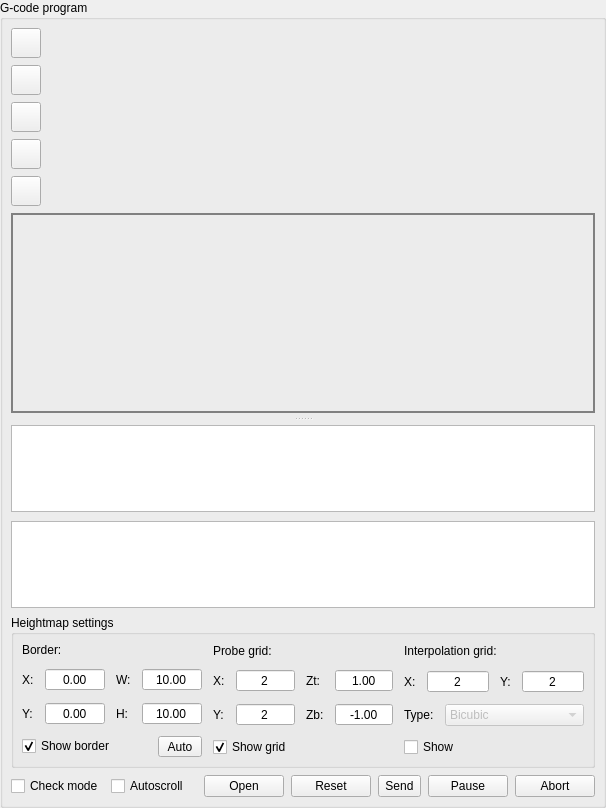
     <widget class="QGroupBox" name="grpProgram">
      <property name="title">
       <string>G-code program</string>
      </property>
      <property name="flat">
       <bool>false</bool>
      </property>
      <layout class="QVBoxLayout" name="verticalLayout_17" stretch="0,0,0,0,0,1,0,0">
       <property name="spacing">
        <number>7</number>
       </property>
       <property name="leftMargin">
        <number>8</number>
       </property>
       <property name="topMargin">
        <number>8</number>
       </property>
       <property name="rightMargin">
        <number>8</number>
       </property>
       <property name="bottomMargin">
        <number>8</number>
       </property>
       <item>
        <widget class="QToolButton" name="cmdIsometric">
         <property name="minimumSize">
          <size>
           <width>30</width>
           <height>30</height>
          </size>
         </property>
         <property name="toolTip">
          <string>Isometric view</string>
         </property>
         <property name="text">
          <string/>
         </property>
         <property name="icon">
          <iconset resource="images.qrc">
           <normaloff>:/images/cube.png</normaloff>:/images/cube.png</iconset>
         </property>
         <property name="iconSize">
          <size>
           <width>20</width>
           <height>20</height>
          </size>
         </property>
        </widget>
       </item>
       <item>
        <widget class="QToolButton" name="cmdTop">
         <property name="minimumSize">
          <size>
           <width>30</width>
           <height>30</height>
          </size>
         </property>
         <property name="toolTip">
          <string>Top view</string>
         </property>
         <property name="text">
          <string/>
         </property>
         <property name="icon">
          <iconset resource="images.qrc">
           <normaloff>:/images/cubeTop.png</normaloff>:/images/cubeTop.png</iconset>
         </property>
         <property name="iconSize">
          <size>
           <width>20</width>
           <height>20</height>
          </size>
         </property>
        </widget>
       </item>
       <item>
        <widget class="QToolButton" name="cmdFront">
         <property name="minimumSize">
          <size>
           <width>30</width>
           <height>30</height>
          </size>
         </property>
         <property name="toolTip">
          <string>Front view</string>
         </property>
         <property name="text">
          <string/>
         </property>
         <property name="icon">
          <iconset resource="images.qrc">
           <normaloff>:/images/cubeFront.png</normaloff>:/images/cubeFront.png</iconset>
         </property>
         <property name="iconSize">
          <size>
           <width>20</width>
           <height>20</height>
          </size>
         </property>
        </widget>
       </item>
       <item>
        <widget class="QToolButton" name="cmdLeft">
         <property name="minimumSize">
          <size>
           <width>30</width>
           <height>30</height>
          </size>
         </property>
         <property name="toolTip">
          <string>Left view</string>
         </property>
         <property name="text">
          <string/>
         </property>
         <property name="icon">
          <iconset resource="images.qrc">
           <normaloff>:/images/cubeLeft.png</normaloff>:/images/cubeLeft.png</iconset>
         </property>
         <property name="iconSize">
          <size>
           <width>20</width>
           <height>20</height>
          </size>
         </property>
        </widget>
       </item>
       <item>
        <widget class="QToolButton" name="cmdFit">
         <property name="minimumSize">
          <size>
           <width>30</width>
           <height>30</height>
          </size>
         </property>
         <property name="toolTip">
          <string>Fit</string>
         </property>
         <property name="text">
          <string/>
         </property>
         <property name="icon">
          <iconset resource="images.qrc">
           <normaloff>:/images/fit_1.png</normaloff>:/images/fit_1.png</iconset>
         </property>
         <property name="iconSize">
          <size>
           <width>20</width>
           <height>20</height>
          </size>
         </property>
        </widget>
       </item>
       <item>
        <widget class="QSplitter" name="splitter">
         <property name="orientation">
          <enum>Qt::Vertical</enum>
         </property>
         <property name="handleWidth">
          <number>12</number>
         </property>
         <widget class="QWidget" name="frame" native="true">
          <property name="sizePolicy">
           <sizepolicy hsizetype="Preferred" vsizetype="Minimum">
            <horstretch>0</horstretch>
            <verstretch>0</verstretch>
           </sizepolicy>
          </property>
          <property name="minimumSize">
           <size>
            <width>0</width>
            <height>200</height>
           </size>
          </property>
          <property name="styleSheet">
           <string notr="true">border: 1px solid gray;</string>
          </property>
          <layout class="QVBoxLayout" name="verticalLayout_8">
           <property name="leftMargin">
            <number>1</number>
           </property>
           <property name="topMargin">
            <number>1</number>
           </property>
           <property name="rightMargin">
            <number>1</number>
           </property>
           <property name="bottomMargin">
            <number>1</number>
           </property>
           <item>
            <widget class="GLWidget" name="glwVisualizer" native="true"/>
           </item>
          </layout>
         </widget>
         <widget class="QWidget" name="layoutWidget">
          <layout class="QVBoxLayout" name="verticalLayout_7">
           <property name="spacing">
            <number>9</number>
           </property>
           <item>
            <widget class="QTableView" name="tblProgram">
             <property name="font">
              <font>
               <pointsize>9</pointsize>
              </font>
             </property>
             <property name="contextMenuPolicy">
              <enum>Qt::CustomContextMenu</enum>
             </property>
             <property name="editTriggers">
              <set>QAbstractItemView::AnyKeyPressed|QAbstractItemView::DoubleClicked|QAbstractItemView::EditKeyPressed|QAbstractItemView::SelectedClicked</set>
             </property>
             <property name="selectionMode">
              <enum>QAbstractItemView::ContiguousSelection</enum>
             </property>
             <property name="selectionBehavior">
              <enum>QAbstractItemView::SelectRows</enum>
             </property>
             <property name="gridStyle">
              <enum>Qt::DashLine</enum>
             </property>
             <attribute name="horizontalHeaderMinimumSectionSize">
              <number>50</number>
             </attribute>
             <attribute name="horizontalHeaderHighlightSections">
              <bool>false</bool>
             </attribute>
             <attribute name="verticalHeaderVisible">
              <bool>false</bool>
             </attribute>
            </widget>
           </item>
           <item>
            <widget class="QTableView" name="tblHeightMap">
             <property name="alternatingRowColors">
              <bool>true</bool>
             </property>
             <property name="selectionMode">
              <enum>QAbstractItemView::SingleSelection</enum>
             </property>
             <property name="gridStyle">
              <enum>Qt::DashLine</enum>
             </property>
             <attribute name="horizontalHeaderVisible">
              <bool>false</bool>
             </attribute>
             <attribute name="horizontalHeaderDefaultSectionSize">
              <number>60</number>
             </attribute>
             <attribute name="horizontalHeaderHighlightSections">
              <bool>false</bool>
             </attribute>
             <attribute name="verticalHeaderVisible">
              <bool>false</bool>
             </attribute>
            </widget>
           </item>
          </layout>
         </widget>
        </widget>
       </item>
       <item>
        <widget class="QGroupBox" name="grpHeightMapSettings">
         <property name="title">
          <string>Heightmap settings</string>
         </property>
         <layout class="QHBoxLayout" name="horizontalLayout_20" stretch="1,1,1">
          <property name="spacing">
           <number>11</number>
          </property>
          <property name="leftMargin">
           <number>8</number>
          </property>
          <property name="topMargin">
           <number>8</number>
          </property>
          <property name="rightMargin">
           <number>8</number>
          </property>
          <property name="bottomMargin">
           <number>8</number>
          </property>
          <item>
           <layout class="QVBoxLayout" name="verticalLayout_18">
            <item>
             <widget class="QLabel" name="label_5">
              <property name="text">
               <string>Border:</string>
              </property>
             </widget>
            </item>
            <item>
             <layout class="QGridLayout" name="gridLayout">
              <item row="0" column="0">
               <widget class="QLabel" name="label_6">
                <property name="text">
                 <string>X:</string>
                </property>
               </widget>
              </item>
              <item row="0" column="1">
               <widget class="QDoubleSpinBox" name="txtHeightMapBorderX">
                <property name="sizePolicy">
                 <sizepolicy hsizetype="Expanding" vsizetype="Fixed">
                  <horstretch>0</horstretch>
                  <verstretch>0</verstretch>
                 </sizepolicy>
                </property>
                <property name="locale">
                 <locale language="C" country="AnyCountry"/>
                </property>
                <property name="alignment">
                 <set>Qt::AlignCenter</set>
                </property>
                <property name="buttonSymbols">
                 <enum>QAbstractSpinBox::NoButtons</enum>
                </property>
                <property name="minimum">
                 <double>-999.000000000000000</double>
                </property>
                <property name="maximum">
                 <double>999.000000000000000</double>
                </property>
               </widget>
              </item>
              <item row="1" column="3">
               <widget class="QDoubleSpinBox" name="txtHeightMapBorderHeight">
                <property name="sizePolicy">
                 <sizepolicy hsizetype="Expanding" vsizetype="Fixed">
                  <horstretch>0</horstretch>
                  <verstretch>0</verstretch>
                 </sizepolicy>
                </property>
                <property name="locale">
                 <locale language="C" country="AnyCountry"/>
                </property>
                <property name="alignment">
                 <set>Qt::AlignCenter</set>
                </property>
                <property name="buttonSymbols">
                 <enum>QAbstractSpinBox::NoButtons</enum>
                </property>
                <property name="minimum">
                 <double>-999.000000000000000</double>
                </property>
                <property name="maximum">
                 <double>999.000000000000000</double>
                </property>
                <property name="value">
                 <double>10.000000000000000</double>
                </property>
               </widget>
              </item>
              <item row="1" column="2">
               <widget class="QLabel" name="label_9">
                <property name="text">
                 <string>H:</string>
                </property>
               </widget>
              </item>
              <item row="1" column="1">
               <widget class="QDoubleSpinBox" name="txtHeightMapBorderY">
                <property name="sizePolicy">
                 <sizepolicy hsizetype="Expanding" vsizetype="Fixed">
                  <horstretch>0</horstretch>
                  <verstretch>0</verstretch>
                 </sizepolicy>
                </property>
                <property name="locale">
                 <locale language="C" country="AnyCountry"/>
                </property>
                <property name="alignment">
                 <set>Qt::AlignCenter</set>
                </property>
                <property name="buttonSymbols">
                 <enum>QAbstractSpinBox::NoButtons</enum>
                </property>
                <property name="minimum">
                 <double>-999.000000000000000</double>
                </property>
                <property name="maximum">
                 <double>999.000000000000000</double>
                </property>
               </widget>
              </item>
              <item row="1" column="0">
               <widget class="QLabel" name="label_7">
                <property name="text">
                 <string>Y:</string>
                </property>
               </widget>
              </item>
              <item row="0" column="2">
               <widget class="QLabel" name="label_8">
                <property name="text">
                 <string>W:</string>
                </property>
               </widget>
              </item>
              <item row="0" column="3">
               <widget class="QDoubleSpinBox" name="txtHeightMapBorderWidth">
                <property name="sizePolicy">
                 <sizepolicy hsizetype="Expanding" vsizetype="Fixed">
                  <horstretch>0</horstretch>
                  <verstretch>0</verstretch>
                 </sizepolicy>
                </property>
                <property name="locale">
                 <locale language="C" country="AnyCountry"/>
                </property>
                <property name="alignment">
                 <set>Qt::AlignCenter</set>
                </property>
                <property name="buttonSymbols">
                 <enum>QAbstractSpinBox::NoButtons</enum>
                </property>
                <property name="minimum">
                 <double>-999.000000000000000</double>
                </property>
                <property name="maximum">
                 <double>999.000000000000000</double>
                </property>
                <property name="value">
                 <double>10.000000000000000</double>
                </property>
               </widget>
              </item>
             </layout>
            </item>
            <item>
             <layout class="QHBoxLayout" name="horizontalLayout_18">
              <item>
               <widget class="QCheckBox" name="chkHeightMapBorderShow">
                <property name="text">
                 <string>Show border</string>
                </property>
                <property name="checked">
                 <bool>true</bool>
                </property>
               </widget>
              </item>
              <item>
               <widget class="StyledToolButton" name="cmdHeightMapBorderAuto">
                <property name="minimumSize">
                 <size>
                  <width>44</width>
                  <height>18</height>
                 </size>
                </property>
                <property name="text">
                 <string>Auto</string>
                </property>
               </widget>
              </item>
             </layout>
            </item>
           </layout>
          </item>
          <item>
           <layout class="QVBoxLayout" name="verticalLayout_19">
            <item>
             <widget class="QLabel" name="label_10">
              <property name="text">
               <string>Probe grid:</string>
              </property>
             </widget>
            </item>
            <item>
             <layout class="QGridLayout" name="gridLayout_4">
              <item row="0" column="0">
               <widget class="QLabel" name="label_12">
                <property name="text">
                 <string>X:</string>
                </property>
               </widget>
              </item>
              <item row="0" column="1">
               <widget class="QDoubleSpinBox" name="txtHeightMapGridX">
                <property name="sizePolicy">
                 <sizepolicy hsizetype="Expanding" vsizetype="Fixed">
                  <horstretch>0</horstretch>
                  <verstretch>0</verstretch>
                 </sizepolicy>
                </property>
                <property name="locale">
                 <locale language="C" country="AnyCountry"/>
                </property>
                <property name="alignment">
                 <set>Qt::AlignCenter</set>
                </property>
                <property name="buttonSymbols">
                 <enum>QAbstractSpinBox::NoButtons</enum>
                </property>
                <property name="decimals">
                 <number>0</number>
                </property>
                <property name="minimum">
                 <double>2.000000000000000</double>
                </property>
                <property name="maximum">
                 <double>1000.000000000000000</double>
                </property>
                <property name="value">
                 <double>2.000000000000000</double>
                </property>
               </widget>
              </item>
              <item row="0" column="5">
               <widget class="QDoubleSpinBox" name="txtHeightMapGridZTop">
                <property name="sizePolicy">
                 <sizepolicy hsizetype="Expanding" vsizetype="Fixed">
                  <horstretch>0</horstretch>
                  <verstretch>0</verstretch>
                 </sizepolicy>
                </property>
                <property name="locale">
                 <locale language="C" country="AnyCountry"/>
                </property>
                <property name="alignment">
                 <set>Qt::AlignCenter</set>
                </property>
                <property name="buttonSymbols">
                 <enum>QAbstractSpinBox::NoButtons</enum>
                </property>
                <property name="minimum">
                 <double>-999.000000000000000</double>
                </property>
                <property name="maximum">
                 <double>999.000000000000000</double>
                </property>
                <property name="value">
                 <double>1.000000000000000</double>
                </property>
               </widget>
              </item>
              <item row="1" column="5">
               <widget class="QDoubleSpinBox" name="txtHeightMapGridZBottom">
                <property name="sizePolicy">
                 <sizepolicy hsizetype="Expanding" vsizetype="Fixed">
                  <horstretch>0</horstretch>
                  <verstretch>0</verstretch>
                 </sizepolicy>
                </property>
                <property name="locale">
                 <locale language="C" country="AnyCountry"/>
                </property>
                <property name="alignment">
                 <set>Qt::AlignCenter</set>
                </property>
                <property name="buttonSymbols">
                 <enum>QAbstractSpinBox::NoButtons</enum>
                </property>
                <property name="minimum">
                 <double>-999.000000000000000</double>
                </property>
                <property name="maximum">
                 <double>999.000000000000000</double>
                </property>
                <property name="value">
                 <double>-1.000000000000000</double>
                </property>
               </widget>
              </item>
              <item row="1" column="1">
               <widget class="QDoubleSpinBox" name="txtHeightMapGridY">
                <property name="sizePolicy">
                 <sizepolicy hsizetype="Expanding" vsizetype="Fixed">
                  <horstretch>0</horstretch>
                  <verstretch>0</verstretch>
                 </sizepolicy>
                </property>
                <property name="locale">
                 <locale language="C" country="AnyCountry"/>
                </property>
                <property name="alignment">
                 <set>Qt::AlignCenter</set>
                </property>
                <property name="buttonSymbols">
                 <enum>QAbstractSpinBox::NoButtons</enum>
                </property>
                <property name="decimals">
                 <number>0</number>
                </property>
                <property name="minimum">
                 <double>2.000000000000000</double>
                </property>
                <property name="maximum">
                 <double>1000.000000000000000</double>
                </property>
                <property name="value">
                 <double>2.000000000000000</double>
                </property>
               </widget>
              </item>
              <item row="1" column="3">
               <widget class="QLabel" name="label_11">
                <property name="text">
                 <string>Zb:</string>
                </property>
               </widget>
              </item>
              <item row="1" column="0">
               <widget class="QLabel" name="label_13">
                <property name="text">
                 <string>Y:</string>
                </property>
               </widget>
              </item>
              <item row="0" column="3">
               <widget class="QLabel" name="label_14">
                <property name="text">
                 <string>Zt:</string>
                </property>
               </widget>
              </item>
             </layout>
            </item>
            <item>
             <layout class="QHBoxLayout" name="horizontalLayout_19">
              <item>
               <widget class="QCheckBox" name="chkHeightMapGridShow">
                <property name="text">
                 <string>Show grid</string>
                </property>
                <property name="checked">
                 <bool>true</bool>
                </property>
               </widget>
              </item>
              <item>
               <spacer name="horizontalSpacer_6">
                <property name="orientation">
                 <enum>Qt::Horizontal</enum>
                </property>
                <property name="sizeHint" stdset="0">
                 <size>
                  <width>40</width>
                  <height>1</height>
                 </size>
                </property>
               </spacer>
              </item>
             </layout>
            </item>
           </layout>
          </item>
          <item>
           <layout class="QVBoxLayout" name="verticalLayout_20">
            <item>
             <widget class="QLabel" name="label_16">
              <property name="text">
               <string>Interpolation grid:</string>
              </property>
             </widget>
            </item>
            <item>
             <layout class="QGridLayout" name="gridLayout_6">
              <item row="1" column="2">
               <widget class="QLabel" name="label_19">
                <property name="text">
                 <string>Y:</string>
                </property>
               </widget>
              </item>
              <item row="1" column="0">
               <widget class="QLabel" name="label_18">
                <property name="text">
                 <string>X:</string>
                </property>
               </widget>
              </item>
              <item row="1" column="1">
               <widget class="QDoubleSpinBox" name="txtHeightMapInterpolationStepX">
                <property name="sizePolicy">
                 <sizepolicy hsizetype="Expanding" vsizetype="Fixed">
                  <horstretch>0</horstretch>
                  <verstretch>0</verstretch>
                 </sizepolicy>
                </property>
                <property name="locale">
                 <locale language="C" country="AnyCountry"/>
                </property>
                <property name="alignment">
                 <set>Qt::AlignCenter</set>
                </property>
                <property name="buttonSymbols">
                 <enum>QAbstractSpinBox::NoButtons</enum>
                </property>
                <property name="decimals">
                 <number>0</number>
                </property>
                <property name="minimum">
                 <double>2.000000000000000</double>
                </property>
                <property name="maximum">
                 <double>1000.000000000000000</double>
                </property>
                <property name="value">
                 <double>2.000000000000000</double>
                </property>
               </widget>
              </item>
              <item row="1" column="3">
               <widget class="QDoubleSpinBox" name="txtHeightMapInterpolationStepY">
                <property name="sizePolicy">
                 <sizepolicy hsizetype="Expanding" vsizetype="Fixed">
                  <horstretch>0</horstretch>
                  <verstretch>0</verstretch>
                 </sizepolicy>
                </property>
                <property name="locale">
                 <locale language="C" country="AnyCountry"/>
                </property>
                <property name="alignment">
                 <set>Qt::AlignCenter</set>
                </property>
                <property name="buttonSymbols">
                 <enum>QAbstractSpinBox::NoButtons</enum>
                </property>
                <property name="decimals">
                 <number>0</number>
                </property>
                <property name="minimum">
                 <double>2.000000000000000</double>
                </property>
                <property name="maximum">
                 <double>1000.000000000000000</double>
                </property>
                <property name="value">
                 <double>2.000000000000000</double>
                </property>
               </widget>
              </item>
             </layout>
            </item>
            <item>
             <layout class="QHBoxLayout" name="horizontalLayout_23" stretch="0,0">
              <item>
               <widget class="QLabel" name="label_17">
                <property name="text">
                 <string>Type:</string>
                </property>
               </widget>
              </item>
              <item>
               <widget class="QComboBox" name="cboHeightMapInterpolationType">
                <property name="enabled">
                 <bool>false</bool>
                </property>
                <property name="sizePolicy">
                 <sizepolicy hsizetype="Expanding" vsizetype="Fixed">
                  <horstretch>0</horstretch>
                  <verstretch>0</verstretch>
                 </sizepolicy>
                </property>
                <item>
                 <property name="text">
                  <string>Bicubic</string>
                 </property>
                </item>
               </widget>
              </item>
             </layout>
            </item>
            <item>
             <layout class="QHBoxLayout" name="horizontalLayout_24">
              <item>
               <widget class="QCheckBox" name="chkHeightMapInterpolationShow">
                <property name="text">
                 <string>Show</string>
                </property>
               </widget>
              </item>
              <item>
               <spacer name="horizontalSpacer_8">
                <property name="orientation">
                 <enum>Qt::Horizontal</enum>
                </property>
                <property name="sizeHint" stdset="0">
                 <size>
                  <width>40</width>
                  <height>1</height>
                 </size>
                </property>
               </spacer>
              </item>
             </layout>
            </item>
           </layout>
          </item>
         </layout>
        </widget>
       </item>
       <item>
        <layout class="QHBoxLayout" name="horizontalLayout_3">
         <item>
          <widget class="QCheckBox" name="chkTestMode">
           <property name="sizePolicy">
            <sizepolicy hsizetype="Preferred" vsizetype="Fixed">
             <horstretch>0</horstretch>
             <verstretch>0</verstretch>
            </sizepolicy>
           </property>
           <property name="minimumSize">
            <size>
             <width>22</width>
             <height>0</height>
            </size>
           </property>
           <property name="text">
            <string>Check mode</string>
           </property>
          </widget>
         </item>
         <item>
          <widget class="QCheckBox" name="chkAutoScroll">
           <property name="sizePolicy">
            <sizepolicy hsizetype="Preferred" vsizetype="Fixed">
             <horstretch>0</horstretch>
             <verstretch>0</verstretch>
            </sizepolicy>
           </property>
           <property name="minimumSize">
            <size>
             <width>22</width>
             <height>0</height>
            </size>
           </property>
           <property name="text">
            <string>Autoscroll</string>
           </property>
          </widget>
         </item>
         <item>
          <spacer name="spacerBot">
           <property name="orientation">
            <enum>Qt::Horizontal</enum>
           </property>
           <property name="sizeHint" stdset="0">
            <size>
             <width>8</width>
             <height>20</height>
            </size>
           </property>
          </spacer>
         </item>
         <item>
          <widget class="QPushButton" name="cmdFileOpen">
           <property name="text">
            <string>Open</string>
           </property>
          </widget>
         </item>
         <item>
          <widget class="QPushButton" name="cmdFileReset">
           <property name="text">
            <string>Reset</string>
           </property>
          </widget>
         </item>
         <item>
          <widget class="QToolButton" name="cmdFileSend">
           <property name="sizePolicy">
            <sizepolicy hsizetype="Minimum" vsizetype="Minimum">
             <horstretch>0</horstretch>
             <verstretch>0</verstretch>
            </sizepolicy>
           </property>
           <property name="baseSize">
            <size>
             <width>93</width>
             <height>0</height>
            </size>
           </property>
           <property name="text">
            <string>Send</string>
           </property>
          </widget>
         </item>
         <item>
          <widget class="QPushButton" name="cmdFilePause">
           <property name="text">
            <string>Pause</string>
           </property>
           <property name="checkable">
            <bool>true</bool>
           </property>
          </widget>
         </item>
         <item>
          <widget class="QPushButton" name="cmdFileAbort">
           <property name="text">
            <string>Abort</string>
           </property>
          </widget>
         </item>
        </layout>
       </item>
      </layout>
     </widget>
